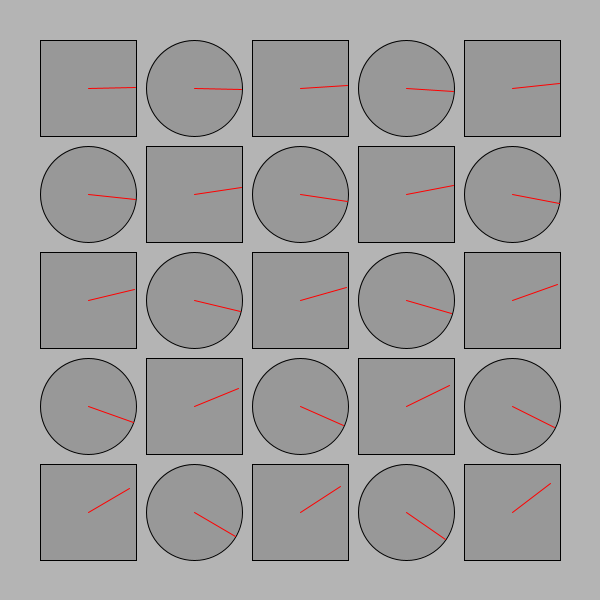
Frame 1 (no input)
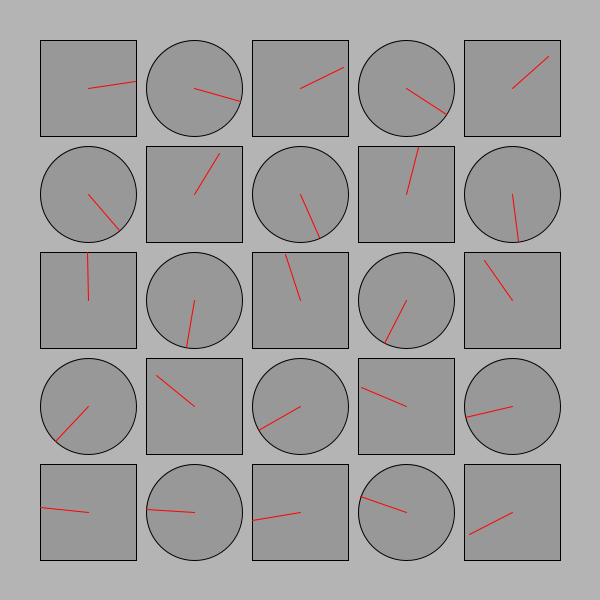
Frame 60 (the mouse pressed at the canvas centre just before this capture)
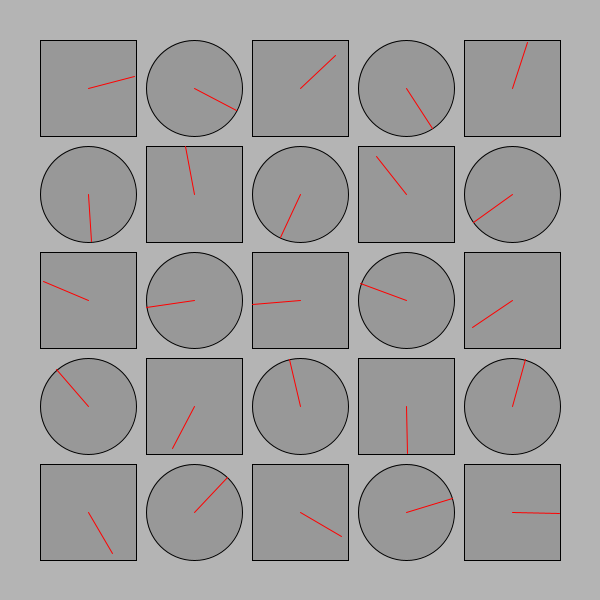
Frame 120 (the mouse held since frame 60 and released just before this capture)

The Processing sketch that drew these frames (run headless with seeded random() and noise(); from frame 60 on, the mouse is pressed at the canvas centre):

// Processing sketch: processing_152636
// ── processing_152636.pde

/*
 * Creative Coding
 * Week 2, 04 - The Clocks!
 * by Indae Hwang and Jon McCormack
 * Copyright (c) 2014 Monash University
 *
 * This program draws a grid of circular "clocks", whose hands move according to the elasped time.
 * The higher the clock number the faster it moves, the first clock takes 1 min to go all the way around.
 * The function "movingCircle" is used to draw each clock. It is passed the position, size and hand angle
 * as arguments.
 *
 * Updated version: this updated version correctly sets margin and gutter distances
 
 * Duplicate the movingCircle function in the code (call it movingCircle2) 
 * and modify this function so that it draws a square clock face, 
 * with the hand moving in the opposite direction. 

 * Next, modify the code inside the nested for loops to call movingCircle 
 * if circleNumber is odd, movingCircle2 otherwise. * 
 
*to test if an integer is even or odd : 
*use the modulo operator (%). 
 
*     if(n % 2 == 0) then n is even.  
* http://www.processing.org/discourse/alpha/board_Syntax_action_display_num_1057290019.html

 */

void setup() {
  size(600, 600);
  background(180);
  rectMode(CENTER);
  ellipseMode(CENTER);
  noStroke();
}


void draw() {
  background(180);
  noStroke();

  int num = 5;  // the number of rows and columns
  int margin = 40; // margin between the edges of the screen and the circles

  float gutter = 10; //distance between each cell
  float cellsize = ( width - (2 * margin) - gutter * (num - 1) ) / num; // size of each circle

  int circleNumber = 0; // counter

  for (int i=0; i<num; i++) { // column in y
    for (int j=0; j<num; j++) { // row in x
      ++circleNumber;

      float tx = margin + cellsize/2  + (cellsize + gutter) * j;
      float ty = margin + cellsize/2  + (cellsize + gutter) * i;
      
      if (circleNumber % 2 == 1) {
      movingCircle2(tx, ty, cellsize, circleNumber * -TWO_PI * millis() / 60000.0);
      }
      else {
            movingCircle(tx, ty, cellsize, circleNumber * TWO_PI * millis() / 60000.0);

      }
      
/*                  The expression  circleNumber * TWO_PI * millis() / 60000.0 
 *   calculates the number of minutes that have elapsed since the sketch started running 
 *   (millis() / 60000.0), multiplied by 2π and the circleNumber.
 */ 
    }
  }
}//end of draw 

// creating a function called "movingCircle" -- defining variables

void movingCircle(float x, float y, float size, float angle) {

  // calculate endpoint of the line
  float tempX = x + (size / 2) * cos(angle);
  float tempY = y + (size / 2) * sin(angle);

  stroke(0);
  strokeWeight(1);
  fill(140, 180);
  ellipse(x, y, size, size); // circle

  stroke(255, 0, 0);
  line(x, y, tempX, tempY); // red line
}



void movingCircle2(float x, float y, float size, float angle) {

  // calculate endpoint of the line
  float tempX = x + (size / 2) * cos(angle);
  float tempY = y + (size / 2) * sin(angle);

  stroke(0);
  strokeWeight(1);
  fill(140, 180);
  rect(x, y, size, size); // cube

  stroke(255, 0, 0);
  line(x, y, tempX, tempY); // red line
}
